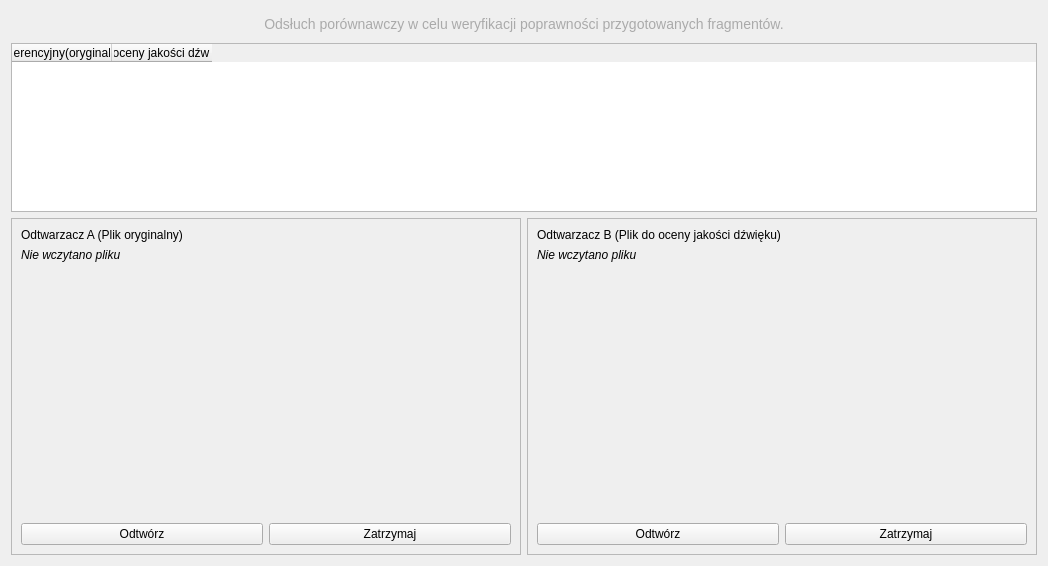
<?xml version="1.0" encoding="UTF-8"?>
<ui version="4.0">
 <class>Form</class>
 <widget class="QWidget" name="Form">
  <property name="geometry">
   <rect>
    <x>0</x>
    <y>0</y>
    <width>1048</width>
    <height>566</height>
   </rect>
  </property>
  <property name="windowTitle">
   <string>Form</string>
  </property>
  <layout class="QVBoxLayout" name="mainVerticalLayout" stretch="0,1,2">
   <item>
    <widget class="QLabel" name="info_label">
     <property name="text">
      <string>Odsłuch porównawczy w celu weryfikacji poprawności przygotowanych fragmentów.</string>
     </property>
     <property name="styleSheet">
      <string notr="true">font-size: 14px; color: #AAAAAA; padding: 5px;</string>
     </property>
     <property name="alignment">
      <set>Qt::AlignCenter</set>
     </property>
    </widget>
   </item>
   <item>
    <widget class="QTableWidget" name="pairs_table">
     <column>
      <property name="text">
       <string>Plik referencyjny(oryginalny) (A)</string>
      </property>
     </column>
     <column>
      <property name="text">
       <string>Plik do oceny jakości dźwięku (B)</string>
      </property>
     </column>
    </widget>
   </item>
   <item>
    <layout class="QHBoxLayout" name="players_layout">
     <item>
      <widget class="QFrame" name="frame_A">
       <property name="frameShape">
        <enum>QFrame::StyledPanel</enum>
       </property>
       <layout class="QVBoxLayout" name="verticalLayout_A">
        <item>
         <widget class="QLabel" name="title_label_A">
          <property name="text">
           <string>Odtwarzacz A (Plik oryginalny)</string>
          </property>
         </widget>
        </item>
        <item>
         <widget class="QLabel" name="filename_label_A">
          <property name="text">
           <string>Nie wczytano pliku</string>
          </property>
          <property name="styleSheet">
           <string notr="true">font-style: italic;</string>
          </property>
          <property name="wordWrap">
           <bool>true</bool>
          </property>
         </widget>
        </item>
        <item>
         <!-- Placeholder na waveform A -->
         <widget class="QWidget" name="waveform_container_A" native="true">
          <property name="sizePolicy">
           <sizepolicy hsizetype="Preferred" vsizetype="Expanding">
            <horstretch>0</horstretch>
            <verstretch>0</verstretch>
           </sizepolicy>
          </property>
         </widget>
        </item>
        <item>
         <layout class="QHBoxLayout" name="buttons_layout_A">
          <item>
           <widget class="QPushButton" name="btn_play_A">
            <property name="text">
             <string>Odtwórz</string>
            </property>
           </widget>
          </item>
          <item>
           <widget class="QPushButton" name="btn_stop_A">
            <property name="text">
             <string>Zatrzymaj</string>
            </property>
           </widget>
          </item>
         </layout>
        </item>
       </layout>
      </widget>
     </item>
     <item>
      <widget class="QFrame" name="frame_B">
       <property name="frameShape">
        <enum>QFrame::StyledPanel</enum>
       </property>
       <layout class="QVBoxLayout" name="verticalLayout_B">
        <item>
         <widget class="QLabel" name="title_label_B">
          <property name="text">
           <string>Odtwarzacz B (Plik do oceny jakości dźwięku)</string>
          </property>
         </widget>
        </item>
        <item>
         <widget class="QLabel" name="filename_label_B">
          <property name="text">
           <string>Nie wczytano pliku</string>
          </property>
          <property name="styleSheet">
           <string notr="true">font-style: italic;</string>
          </property>
          <property name="wordWrap">
           <bool>true</bool>
          </property>
         </widget>
        </item>
        <item>
         <!-- Placeholder na waveform B -->
         <widget class="QWidget" name="waveform_container_B" native="true">
          <property name="sizePolicy">
           <sizepolicy hsizetype="Preferred" vsizetype="Expanding">
            <horstretch>0</horstretch>
            <verstretch>0</verstretch>
           </sizepolicy>
          </property>
         </widget>
        </item>
        <item>
         <layout class="QHBoxLayout" name="buttons_layout_B">
          <item>
           <widget class="QPushButton" name="btn_play_B">
            <property name="text">
             <string>Odtwórz</string>
            </property>
           </widget>
          </item>
          <item>
           <widget class="QPushButton" name="btn_stop_B">
            <property name="text">
             <string>Zatrzymaj</string>
            </property>
           </widget>
          </item>
         </layout>
        </item>
       </layout>
      </widget>
     </item>
    </layout>
   </item>
  </layout>
 </widget>
 <resources/>
 <connections/>
</ui>
